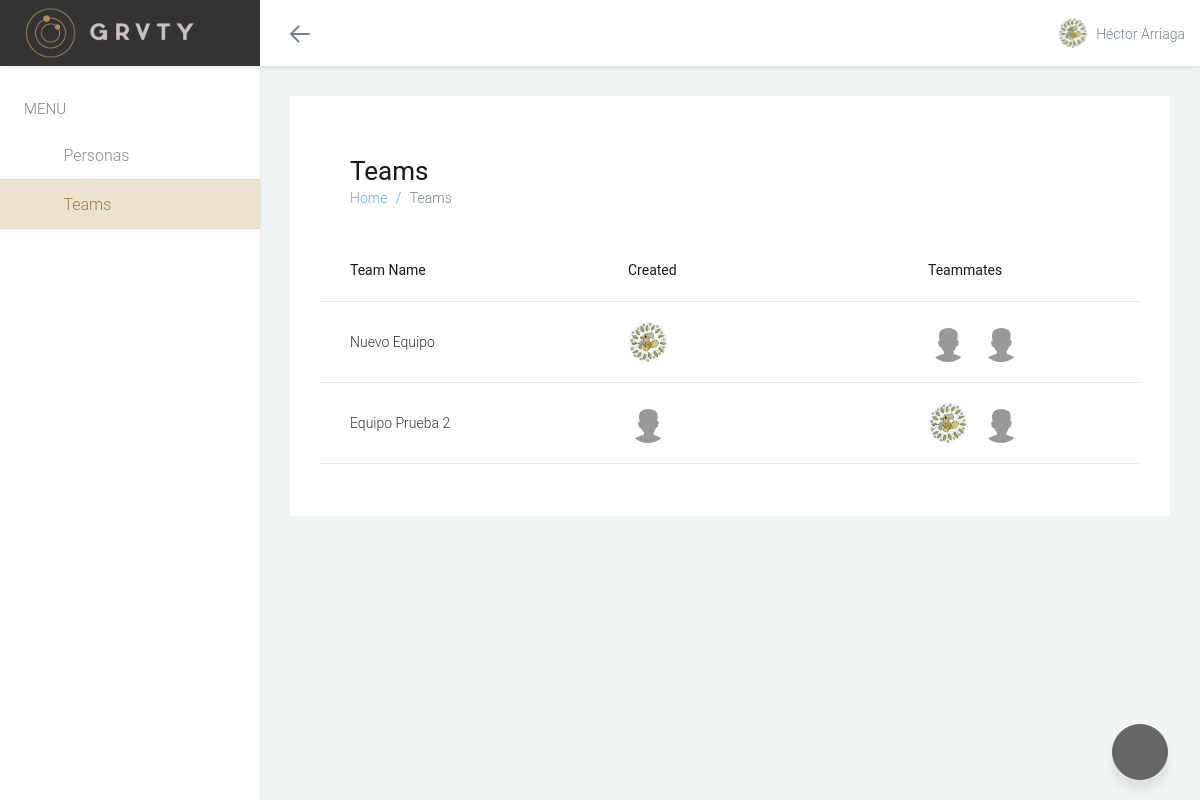
The page /teams/ (signed in) on the database its author committed.
### CustomAuth/models.py (models this page shows, shortened)
class User(AbstractUser):
    verified = models.BooleanField(_('Verified'), default=False)
    verification_code = models.CharField(_('Verification Code'), max_length=36,
                                         unique=True)
    image = models.ImageField(_('Profile Image'), upload_to='user_pics',
                              max_length=255, blank=True, null=True)
    complete_profile = models.BooleanField(_('Complete Profile'),
                                           default=False)
    menubar_fold = models.BooleanField(_('Menubar Fold'), default=False)
    USERNAME_FIELD = 'username'
    REQUIRED_FIELDS = ['email']
    class Meta:
        verbose_name = _('User')
        verbose_name_plural = _('Users')
    @property
    def full_name(self):
        return '%s %s' % (self.first_name, self.last_name)
    def get_photo_url(self):
        if self.image:
            return self.image.url
        return static('photos/gravatar.jpg')

class Team(models.Model):
    name = models.CharField(_('Name'), max_length=255)
    owner = models.ForeignKey('User', related_name='created_teams',
                              verbose_name=_('Owner'))
    members = models.ManyToManyField('User', related_name='teams', blank=True,
                                     verbose_name=_('Members'))
    class Meta:
        verbose_name = _('Team')
        verbose_name_plural = _('Teams')

### CustomAuth/views.py (the view)
# urls.py: url(r'^teams/$', 'teams', name='teams'),
@login_required
def teams(request):
    teams_active = True
    title = _('Teams')
    teams = request.user.teams.select_related('owner').prefetch_related('members').all() | request.user.created_teams.prefetch_related('members').all()
    teams = teams.distinct()
    new_team_form = TeamForm()
    return TemplateResponse(request, 'account/teams/list.html', locals())

### Configuration/context_processors.py (called while the page is built)
def configuration_context(request):
    return {
        'CONFIGURATION': Configuration.objects.get()
    }

### Configuration/templatetags/configuration_tags.py (called while the page is built)
@register.filter(name='settings')
def settings(attribute):
    return getattr(dj_settings, attribute, '')

### templates/account/teams/list.html (shortened to what this page needs)
{% extends 'base.html' %}
{% load staticfiles %}
{% block body_class %}teams{% endblock %}
{% block content %}
<div class="page padding-30">
  <div class="page-content bg-white">
    <div class="page-header">
      <h1 class="page-title">Teams</h1>
      <ol class="breadcrumb">
        <li><a href="/">Home</a></li>
        <li class="active">Teams</li>
      </ol>
    </div>
    <div class="page-content page-content-table">
      <table class="table tablesaw" data-tablesaw-mode="stack" data-plugin="animateList" data-animate="fade" data-child="tr" data-selectable="selectable">
        <thead>
          <tr>
            <th class="cell-300" scope="col" data-tablesaw-sortable-col data-tablesaw-priority="3">Team Name</th>
            <th class="cell-300" scope="col" data-tablesaw-sortable-col data-tablesaw-priority="3">Created</th>
            <th scope="col" data-tablesaw-sortable-col data-tablesaw-priority="4">Teammates</th>
          </tr>
        </thead>
        <tbody>
          {% for team in teams %}
          <tr class="clickable-row" data-href="{% url 'Auth:team_view' team.id %}">
            <td class="cell-300">{{ team.name }}</td>
            <td class="cell-300">
              <a class="avatar" href="javascript:void(0)" data-original-title="{{ team.owner.first_name }} {{ team.owner.last_name.0|upper }}." data-placement="top">
                <img class="img-responsive" src="{{ team.owner.get_photo_url }}" />
              </a>
            </td>
            <td>
              {% for member in team.members.all %}
              <a class="avatar" href="javascript:void(0)" data-original-title="{{ member.first_name }} {{ member.last_name.0|upper }}." data-placement="top">
                <img class="img-responsive" src="{{ member.get_photo_url }}" />
              </a>
              {% endfor %}
            </td>
          </tr>
          {% endfor %}
        </tbody>
      </table>
    </div>
  </div>
</div>
<div class="site-action">
  <a class="btn btn-success btn-floating" data-toggle="modal" data-target="#newTeamModal">
    <i class="front-icon wb-plus animation-scale-up"></i>
  </a>
</div>
{% endblock %}

### templates/base.html (shortened to what this page needs)
{% load configuration_tags %}
{% load staticfiles %}
<!DOCTYPE html>
<html class="no-js css-menubar" lang="en">
  <head>
    <link rel="stylesheet" href="{% static 'css/bootstrap.min.css' %}">
    <link rel="stylesheet" href="{% static 'css/bootstrap-extend.min.css' %}">
    <link rel="stylesheet" href="{% static 'css/site.min.css' %}">
    <link rel="stylesheet" href="{% static 'vendor/asscrollable/asScrollable.css' %}">
    <link rel="stylesheet" href="{% static 'fonts/web-icons/web-icons.min.css' %}">
    <link rel="stylesheet" href="{% static 'fonts/brand-icons/brand-icons.min.css' %}">
    <link rel="stylesheet" href="{% static 'fonts/font-awesome/font-awesome.min.css' %}">
    <link rel="stylesheet" href="{% static 'vendor/toastr/toastr.css' %}">
    <link rel="stylesheet" href="{% static 'vendor/bootstrap-select/bootstrap-select.min.css' %}">
    <link rel="stylesheet" href="{% static 'grvty/css/main.min.css' %}">
  </head>
  <body class="{% block body_class %}dashboard{% endblock %} site-menubar-keep {% if request.user.menubar_fold %}site-menubar-fold{% else %}site-menubar-unfold{% endif %}">
    <nav class="site-navbar navbar navbar-default navbar-fixed-top navbar-mega" role="navigation">
      <div class="navbar-header">
        <a href="/">
          <div class="navbar-brand navbar-brand-center site-gridmenu-toggle" data-toggle="gridmenu">
            <img class="navbar-brand-logo" src="{% static 'images/logo-menu.png' %}" title="Grvity">
          </div>
        </a>
      </div>
      <div class="navbar-container container-fluid">
        <div class="collapse navbar-collapse navbar-collapse-toolbar" id="site-navbar-collapse">
          <ul class="nav navbar-toolbar">
            <li class="hidden-float" id="toggleMenubar">
              <a data-toggle="menubar" href="#" role="button">
                <i class="icon hamburger hamburger-arrow-left">
                  <span class="hamburger-bar"></span>
                </i>
              </a>
            </li>
          </ul>
          <ul class="nav navbar-toolbar navbar-right navbar-toolbar-right">
            <li class="dropdown">
              <a class="navbar-avatar dropdown-toggle" data-toggle="dropdown" href="#" aria-expanded="false"
              data-animation="scale-up" role="button">
                <span class="avatar">
                  <img class="user_profile_image" src="{{ request.user.get_photo_url }}" alt="user_profile_image">
                </span>
                <span class="user-name">{{ request.user.full_name|title }}</span>
              </a>
            </li>
          </ul>
        </div>
      </div>
    </nav>
    <div class="site-menubar site-menubar-light">
      <div class="site-menubar-body">
        <div>
          <div>
            <ul class="site-menu">
              <li class="site-menu-category">Menu</li>
              <li class="site-menu-item {% if personas_active %}active{% endif %}">
                <a class="animsition-link" href="{% url 'Identity:personas' %}">
                  <i class="site-menu-icon wb-user" aria-hidden="true"></i>
                  <span class="site-menu-title">Personas</span>
                </a>
              </li>
              <li class="site-menu-item {% if teams_active %}active{% endif %}">
                <a class="animsition-link" href="{% url 'Auth:teams' %}">
                  <i class="site-menu-icon wb-users" aria-hidden="true"></i>
                  <span class="site-menu-title">Teams</span>
                </a>
              </li>
            </ul>
          </div>
        </div>
      </div>
    </div>
    {% block content %}{% endblock %}
  </body>
</html>

### rows shown on the page
User: user.get_photo_url (picture), user.full_name "Héctor Arriaga", get_photo_url (picture)
Team: name "Nuevo Equipo", owner.get_photo_url (picture)
Team: name "Equipo Prueba 2", shows a picture
